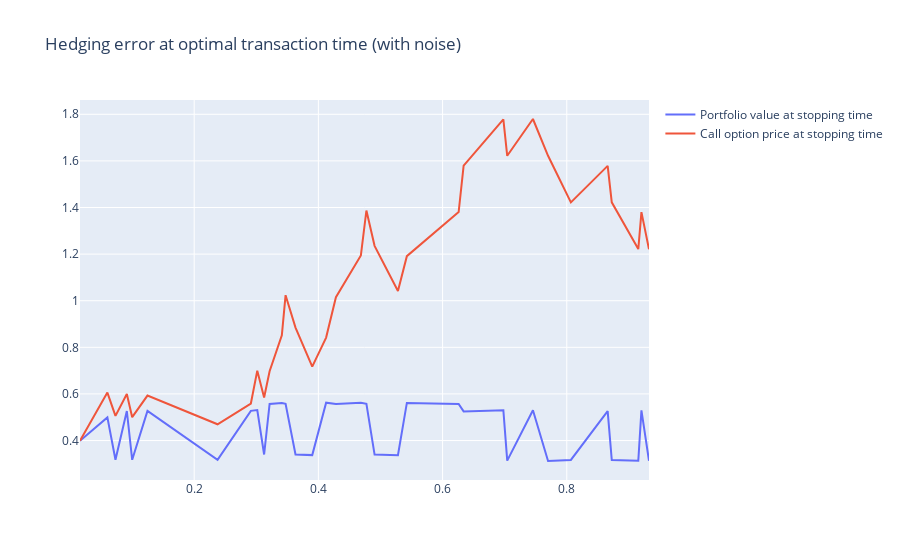

Write notebook code for a chart like this one.
### Code cell
import plotly.graph_objects as go
# plotly fancy code
# calculate the hedging error
print(f"End of day hedging error: {call_option_price_3[-1]-portfolio_value_3[-1]}")

# create a plotly graph
fig = go.Figure()

# add traces
fig.add_trace(go.Scatter(x=t[tau], y=portfolio_value_3, mode='lines', name='Portfolio value at stopping time'))
fig.add_trace(go.Scatter(x=t[tau], y=call_option_price_3, mode='lines', name='Call option price at stopping time'))

# set the title
fig.update_layout(title='Hedging error at optimal transaction time (with noise)')

# show the plot
fig.show()

### Figure 1 — Plotly figure (JSON) as saved in the notebook; plotly's stock layout.template omitted (floating-point values rounded to 4 significant figures)
{"data": [{"mode": "lines", "name": "Portfolio value at stopping time", "type": "scatter", "x": [0.01613, 0.06022, 0.07324, 0.09155, 0.1002, 0.1248, 0.2376, 0.2912, 0.3016, 0.3126, 0.3214, 0.3411, 0.3472, 0.3632, 0.3901, 0.4125, 0.4283, 0.4684, 0.4773, 0.4905, 0.5281, 0.5425, 0.6259, 0.6339, 0.6979, 0.7041, 0.7455, 0.7698, 0.8066, 0.8658, 0.8724, 0.9151, 0.9202, 0.9324], "y": [0.3989, 0.4993, 0.3174, 0.5268, 0.3173, 0.5272, 0.3176, 0.5273, 0.5309, 0.3401, 0.5568, 0.5614, 0.5574, 0.3402, 0.3374, 0.5626, 0.5569, 0.562, 0.5575, 0.3399, 0.3373, 0.5614, 0.5572, 0.525, 0.5301, 0.3137, 0.5297, 0.3122, 0.3168, 0.5261, 0.316, 0.3135, 0.5294, 0.3133]}, {"mode": "lines", "name": "Call option price at stopping time", "type": "scatter", "x": [0.01613, 0.06022, 0.07324, 0.09155, 0.1002, 0.1248, 0.2376, 0.2912, 0.3016, 0.3126, 0.3214, 0.3411, 0.3472, 0.3632, 0.3901, 0.4125, 0.4283, 0.4684, 0.4773, 0.4905, 0.5281, 0.5425, 0.6259, 0.6339, 0.6979, 0.7041, 0.7455, 0.7698, 0.8066, 0.8658, 0.8724, 0.9151, 0.9202, 0.9324], "y": [0.3989, 0.6058, 0.5057, 0.6, 0.5002, 0.593, 0.4698, 0.5589, 0.6998, 0.5845, 0.6971, 0.8517, 1.024, 0.8849, 0.7173, 0.8417, 1.015, 1.194, 1.387, 1.235, 1.042, 1.191, 1.38, 1.579, 1.778, 1.622, 1.78, 1.622, 1.422, 1.579, 1.422, 1.222, 1.38, 1.221]}], "layout": {"title": {"text": "Hedging error at optimal transaction time (with noise)"}}}
